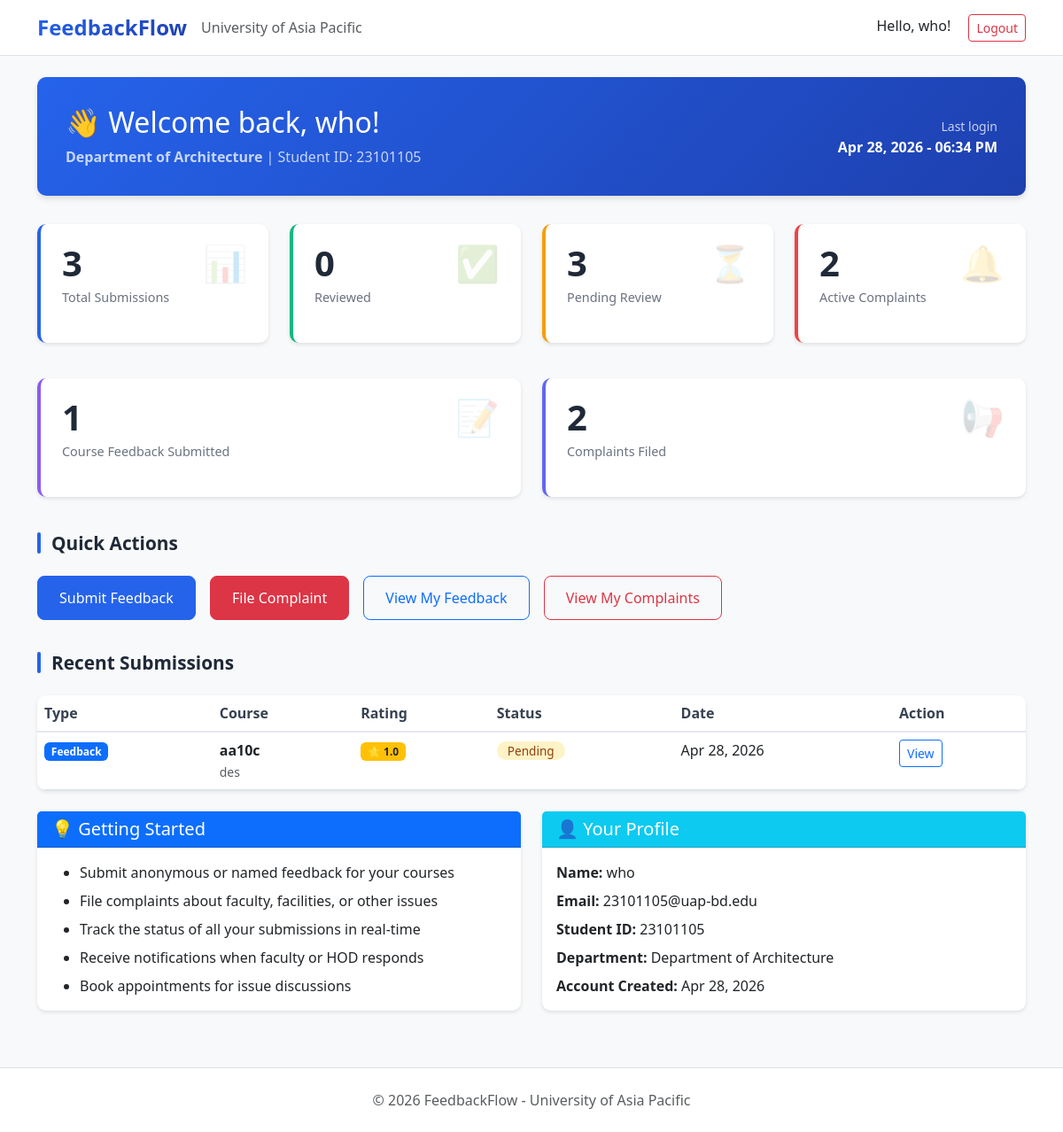
The app's page /student/dashboard/ (signed in), older data.
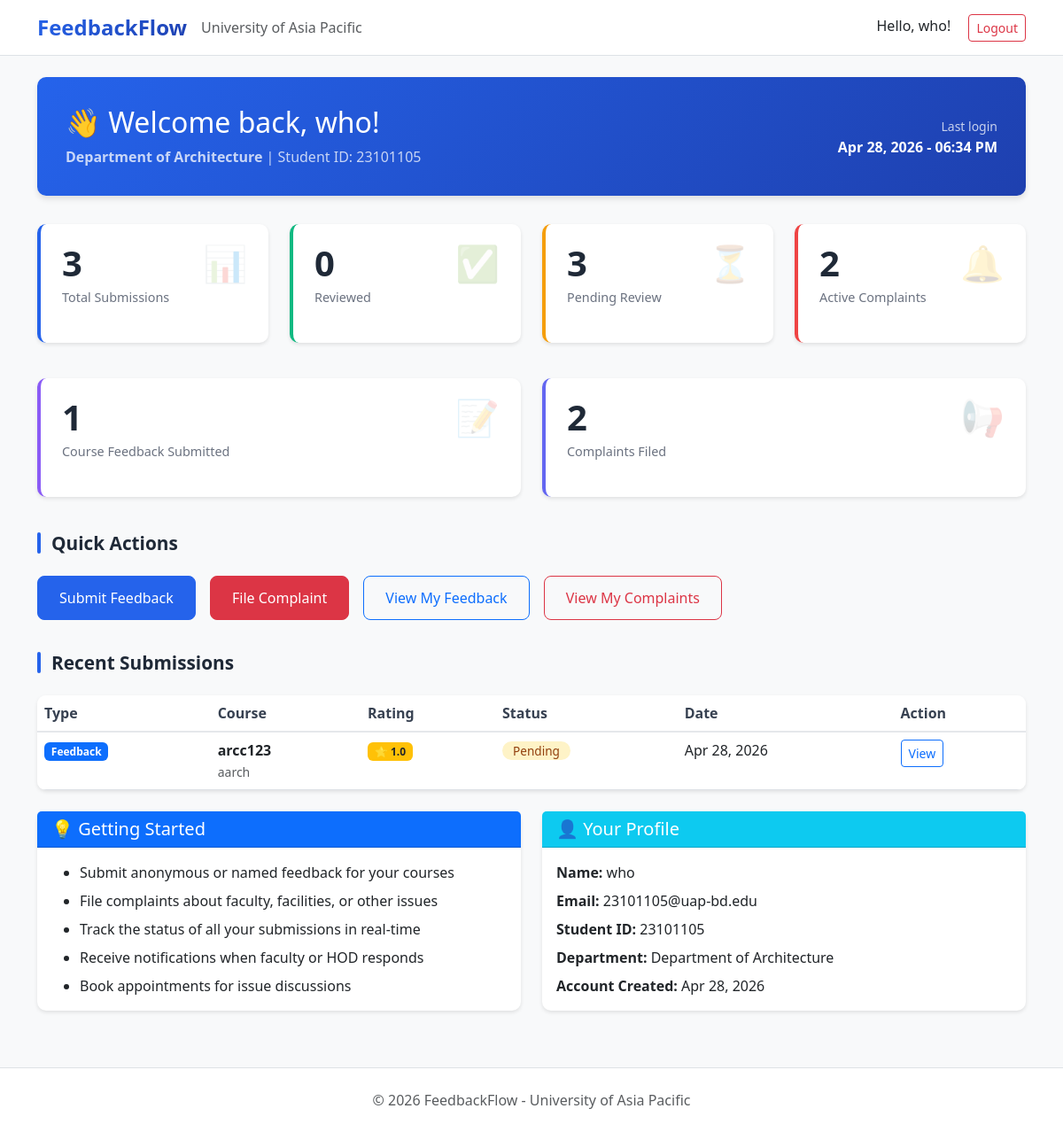
The same page, newer data.
### feedback/models.py (models this page shows, shortened)
class Feedback(models.Model):
    STATUS_CHOICES = (
        ('Pending', 'Pending Review'),
        ('Reviewed', 'Reviewed'),
        ('Responded', 'Responded'),
    )
    student = models.ForeignKey(
        settings.AUTH_USER_MODEL,
        on_delete=models.CASCADE,
        related_name='feedback_submitted'
    )
    course = models.ForeignKey(
        Course,
        on_delete=models.CASCADE,
        related_name='feedback_received'
    )
    faculty = models.ForeignKey(
        settings.AUTH_USER_MODEL,
        on_delete=models.SET_NULL,
        null=True,
        blank=True,
        related_name='feedback_received',
        limit_choices_to={'role__in': ['Faculty', 'HOD']}
    )
    teaching_rating = models.IntegerField(
        validators=[MinValueValidator(1), MaxValueValidator(5)],
        help_text='Rate teaching quality (1-5 stars)'
    )
    content_rating = models.IntegerField(
        validators=[MinValueValidator(1), MaxValueValidator(5)],
        help_text='Rate course content (1-5 stars)'
    )
    communication_rating = models.IntegerField(
        validators=[MinValueValidator(1), MaxValueValidator(5)],
        help_text='Rate communication (1-5 stars)'
    )
    comments = models.TextField(blank=True, null=True)
    SECTION_CHOICES = (
        ('A', 'Section A'),
        ('B', 'Section B'),
        ('C', 'Section C'),
        ('D', 'Section D'),
    )
    class_section = models.CharField(
        max_length=1,
        choices=SECTION_CHOICES,
        blank=True,
        null=True
    )
    is_anonymous = models.BooleanField(default=False)
    status = models.CharField(
        max_length=20,
        choices=STATUS_CHOICES,
        default='Pending'
    )
    submitted_at = models.DateTimeField(auto_now_add=True)
    reviewed_at = models.DateTimeField(blank=True, null=True)
    class Meta:
        ordering = ['-submitted_at']
        verbose_name = 'Feedback'
        verbose_name_plural = 'Feedback'
        unique_together = ['student', 'course']
    def get_average_rating(self):
        return round((self.teaching_rating + self.content_rating + self.communication_rating) / 3, 1)

class Course(models.Model):
    course_code = models.CharField(max_length=20, unique=True)
    course_name = models.CharField(max_length=200)
    department = models.CharField(max_length=100)
    semester = models.CharField(max_length=50)
    is_active = models.BooleanField(default=True)
    created_at = models.DateTimeField(auto_now_add=True)
    class Meta:
        ordering = ['course_code']
        verbose_name = 'Course'
        verbose_name_plural = 'Courses'

### users/views.py (the view)
# urls.py: path('student/dashboard/', views.student_dashboard, name='student_dashboard'),
@login_required
def student_dashboard(request):
    if request.user.role != 'Student':
        messages.error(request, 'Access denied. Students only.')
        return redirect('login')
    all_feedback = Feedback.objects.filter(student=request.user)
    total_feedback = all_feedback.count()
    reviewed_count = all_feedback.filter(status__in=['Reviewed', 'Responded']).count()
    pending_feedback = all_feedback.filter(status='Pending').count()
    all_complaints = Complaint.objects.filter(student=request.user)
    total_complaints = all_complaints.count()
    pending_complaints = all_complaints.filter(status='Pending').count()
    recent_feedback = all_feedback.order_by('-submitted_at')[:3]
    recent_complaints = all_complaints.order_by('-submitted_at')[:2]
    context = {
        'page_title': 'Student Dashboard',
        'user': request.user,
        'total_submissions': total_feedback + total_complaints,
        'total_feedback': total_feedback,
        'total_complaints': total_complaints,
        'reviewed_count': reviewed_count,
        'pending_count': pending_feedback + pending_complaints,
        'active_complaints': all_complaints.exclude(status='Resolved').count(),
        'recent_feedback': recent_feedback,
        'recent_complaints': recent_complaints,
        'has_submissions': (total_feedback + total_complaints) > 0,
    }
    return render(request, 'users/student_dashboard.html', context)

### users/models.py (called while the page is built)
    def get_short_name(self):
        return self.full_name.split()[0] if self.full_name else self.email

    def get_department_display_full(self):
        return dict(self.DEPARTMENT_CHOICES).get(self.department, self.department)

### users/templates/users/student_dashboard.html (shortened to what the changed rows need)
{% extends 'users/dashboard_base.html' %}
{% block content %}
<div class="container mt-4">
    <div class="dashboard-header">
        <div class="row align-items-center">
            <div class="col-md-8">
                <h1>👋 Welcome back, {{ user.get_short_name }}!</h1>
            </div>
        </div>
    </div>
    <div class="row mb-4">
        <div class="col-lg-3 col-md-6 mb-3">
            <div class="stat-card blue">
                <h2 class="stat-number">{{ total_submissions }}</h2>
            </div>
        </div>
        <div class="col-lg-3 col-md-6 mb-3">
            <div class="stat-card green">
                <h2 class="stat-number">{{ reviewed_count }}</h2>
            </div>
        </div>
        <div class="col-lg-3 col-md-6 mb-3">
            <div class="stat-card yellow">
                <h2 class="stat-number">{{ pending_count }}</h2>
            </div>
        </div>
        <div class="col-lg-3 col-md-6 mb-3">
            <div class="stat-card red">
                <h2 class="stat-number">{{ active_complaints }}</h2>
            </div>
        </div>
    </div>
    <div class="row mb-4">
        <div class="col-md-6 mb-3">
            <div class="stat-card purple">
                <h2 class="stat-number">{{ total_feedback }}</h2>
            </div>
        </div>
        <div class="col-md-6 mb-3">
            <div class="stat-card indigo">
                <h2 class="stat-number">{{ total_complaints }}</h2>
            </div>
        </div>
    </div>
    <div class="row mb-4">
        <div class="col-12">
            {% if has_submissions %}
                <div class="modern-table">
                    <table class="table table-hover mb-0">
                        <thead>
                            <tr>
                                <th>Type</th>
                                <th>Course</th>
                                <th>Rating</th>
                                <th>Status</th>
                                <th>Date</th>
                                <th>Action</th>
                            </tr>
                        </thead>
                        <tbody>
                            {% for feedback in recent_feedback %}
                                <tr>
                                    <td>
                                        <span class="badge bg-primary">Feedback</span>
                                    </td>
                                    <td>
                                        <strong>{{ feedback.course.course_code }}</strong><br>
                                        <small class="text-muted">
                                            {{ feedback.course.course_name|truncatewords:4 }}
                                        </small>
                                    </td>
                                    <td>
                                        <span class="badge bg-warning text-dark">
                                            ⭐ {{ feedback.get_average_rating }}
                                        </span>
                                    </td>
                                    <td>
                                        <span class="badge
                                            {% if feedback.status == 'Pending' %}badge-pending
                                            {% elif feedback.status == 'Reviewed' %}badge-reviewed
                                            {% elif feedback.status == 'Responded' %}badge-resolved
                                            {% endif %}">
                                            {{ feedback.status }}
                                        </span>
                                    </td>
                                    <td>{{ feedback.submitted_at|date:"M d, Y" }}</td>
                                    <td>
                                        <a href="{% url 'feedback_detail' feedback.id %}"
                                           class="btn btn-sm btn-outline-primary">
                                            View
                                        </a>
                                    </td>
                                </tr>
                            {% endfor %}
                        </tbody>
                    </table>
                </div>
            {% endif %}
        </div>
    </div>
</div>
{% endblock %}

Row changes from the older to the newer data that the page shows:
removed Feedback: course.course_code "aa10c", course.course_name "des", get_average_rating "1.0", status "Pending", submitted_at "Apr 28, 2026"
added Feedback: course.course_code "arcc123", course.course_name "aarch", get_average_rating "1.0", status "Pending", submitted_at "Apr 28, 2026"
